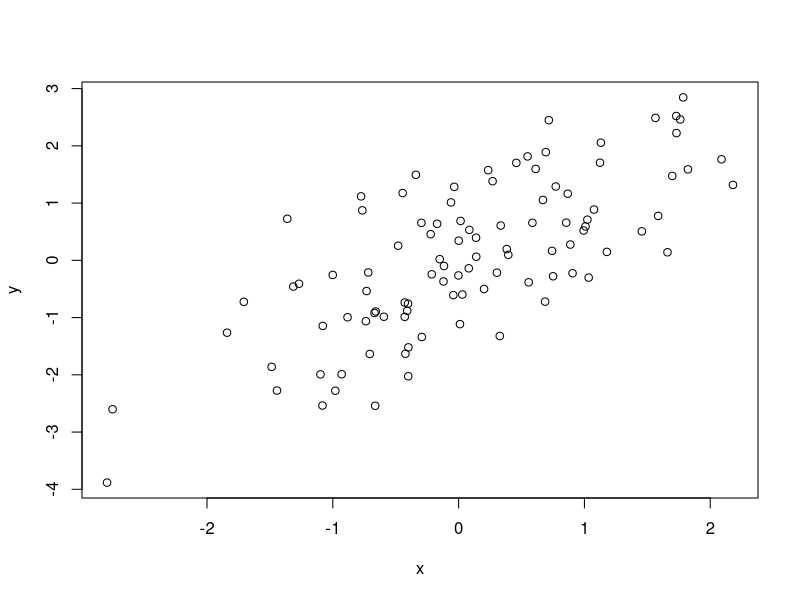
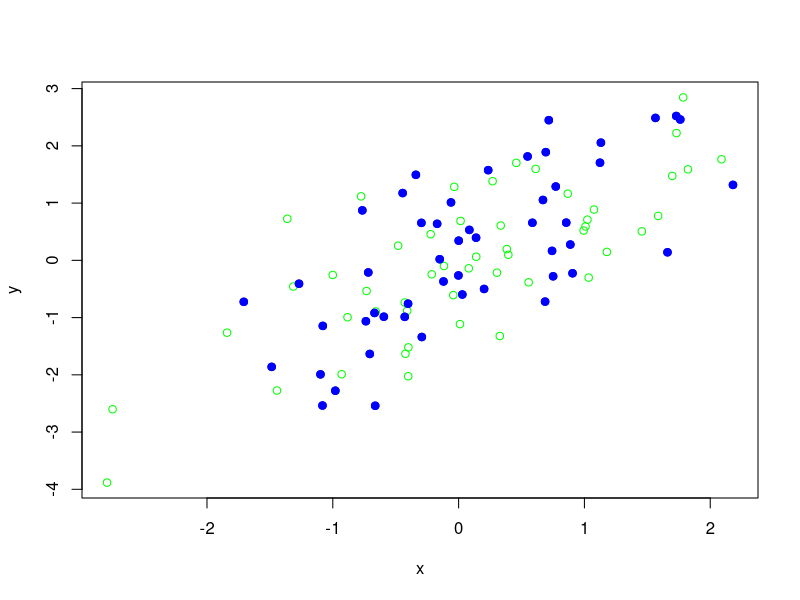
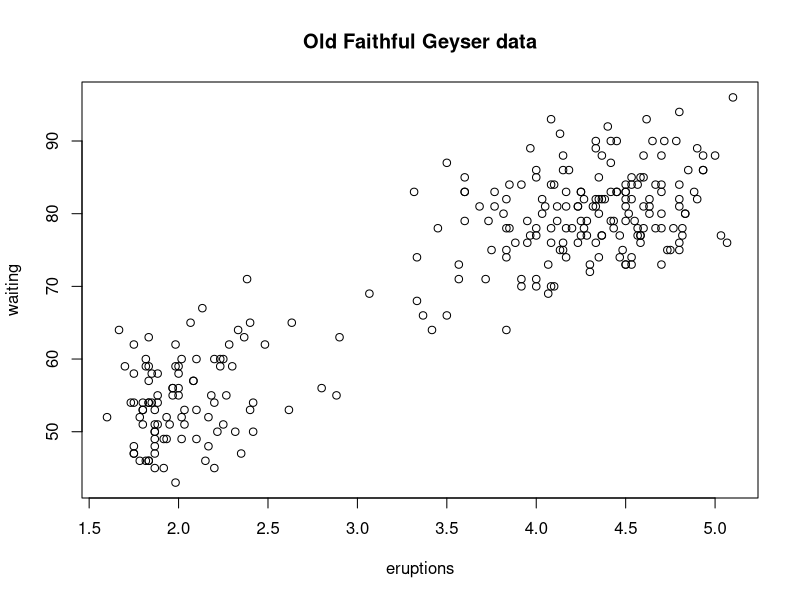

Source code (R) for these figures, in order:
#week 1 of exploratory data analysis
#plot based on groups of male and female
par(mfrow = c(1,1))
x <- rnorm(100)
y <- x + rnorm(100)
g <- gl(2,50)
g <- gl(2,50, labels = c("Male","Female"))
# information purposes only. Begin
str(g)
# information purposes only. End
plot(x,y)
plot(x,y, type = "n")
points(x[g == "Male"], y[g == "Male"], col = "green")
points(x[g == "Female"], y[g == "Female"], col = "blue")
points(x[g == "Female"], y[g == "Female"], col = "blue", pch = 19)
#can copy from screen to file
library(datasets)
with(faithful, plot(eruptions, waiting))
title(main = "Old Faithful Geyser data")
dev.copy(png, file = "geyserplot.png")
dev.off()
